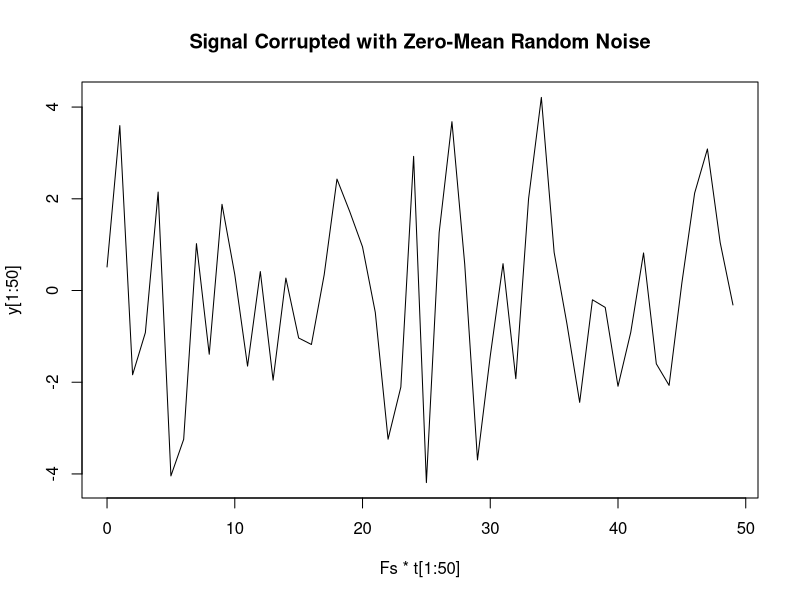

Write the R code that produced this figure. (Note: this script raises an error after producing the figure.)
library(pracma)
#example fourier transformation from: http://www.mathworks.de/de/help/matlab/ref/fft.html?refresh=true

#create signal with two sin curves and a random noise
Fs = 400;                   # % Sampling frequency
T = 1/Fs;                    # % Sample time
L = 239766;                    # % Length of signal
t = c(0:(L-1))*T               #% Time vector
#Sum of a 50 Hz sinusoid and a 120 Hz sinusoid; amplitudes of 0.7 and 1
x = 0.7*sin(2*pi*50*t) + sin(2*pi*120*t); 
y = x + 2*rnorm(length(t));     #% Sinusoids plus some gaussian noise
plot(Fs*t[1:50],y[1:50], type = "l")
title('Signal Corrupted with Zero-Mean Random Noise')
xlabel('time (milliseconds)')



#apply fourier transformation to detect the original sinus signals
#NFFT etc for scaling and extracting only the positive values from fft
NFFT = 2^nextpow2(L); #Next power of 2 from length of y

Y = fft(y)/L;
#take only one half of the measures and scale them
Y_pos = 2*abs(Y[1:(NFFT/2+1)])
f = (Fs/2)*seq(0,1,length = NFFT/2+1)

#Plot single-sided amplitude spectrum.
plot(f,Y_pos,type="l") 
title('Single-Sided Amplitude Spectrum of y(t)')
#get frequencies with high amplitudes
f[which(Y_pos>0.4)]

